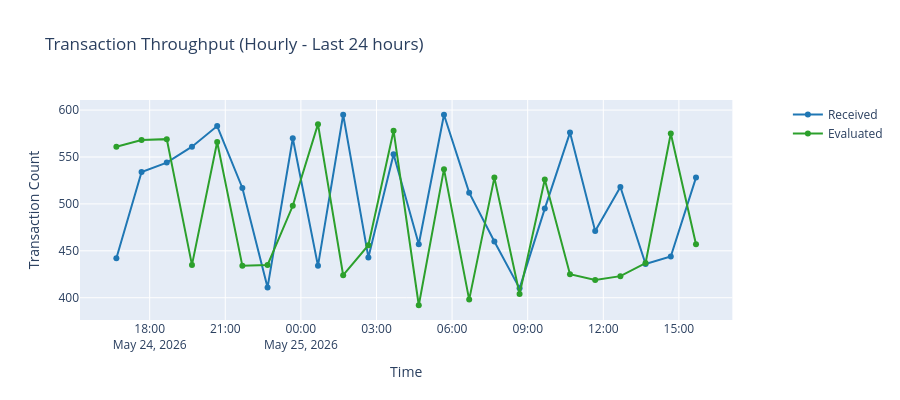
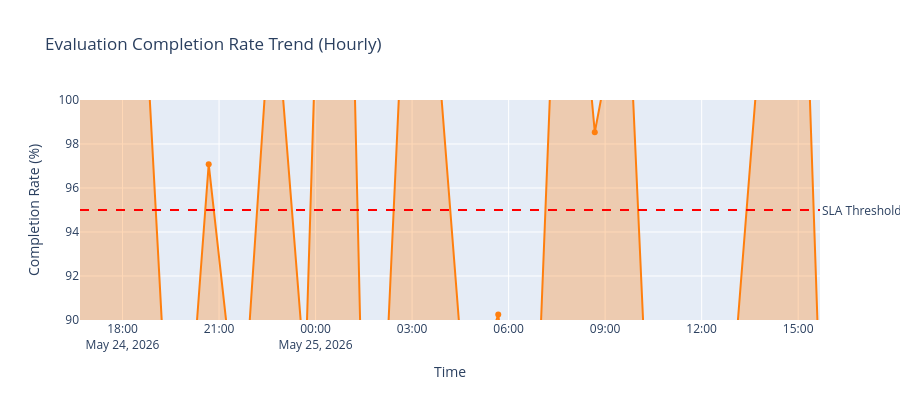

Notebook source saved alongside these figures, in order:
### Markdown cell above
## 5. Time-Series Analysis and Trend Visualization
Analyze performance trends over the selected period with configurable granularity.

### Code cell
print("\n" + "="*80)
print("TIME-SERIES ANALYSIS AND TRENDS")
print("="*80)

# Create demonstration time-series data if needed
if metrics['time_series'].empty:
    print(f"\n📈 Generating sample time-series data for {selected_period} ({selected_granularity} granularity)")
    # Generate sample data for demonstration
    hours_back = 24 if selected_period == "Last 24 hours" else 7 if selected_period == "Last 7 days" else 30
    date_range = pd.date_range(end=datetime.now(), periods=hours_back, freq='H')
    
    time_series_demo = pd.DataFrame({
        'time_bucket': date_range,
        'received_count': np.random.randint(400, 600, hours_back),
        'evaluated_count': np.random.randint(390, 595, hours_back)
    })
    time_series_demo['received_vs_eval_rate'] = (time_series_demo['evaluated_count'] / time_series_demo['received_count'] * 100)
    metrics['time_series'] = time_series_demo

ts_data = metrics['time_series']

# Time-Series: Transaction Throughput (Received vs Evaluated)
fig_throughput = make_subplots(specs=[[{"secondary_y": True}]])

fig_throughput.add_trace(
    go.Scatter(
        x=ts_data['time_bucket'],
        y=ts_data['received_count'],
        name="Received",
        line={"color": "#1f77b4", "width": 2},
        mode='lines+markers'
    ),
    secondary_y=False
)

fig_throughput.add_trace(
    go.Scatter(
        x=ts_data['time_bucket'],
        y=ts_data['evaluated_count'],
        name="Evaluated",
        line={"color": "#2ca02c", "width": 2},
        mode='lines+markers'
    ),
    secondary_y=False
)

fig_throughput.update_layout(
    title=f"Transaction Throughput ({selected_granularity} - {selected_period})",
    xaxis_title="Time",
    yaxis_title="Number of Transactions",
    hovermode='x unified',
    height=400
)

fig_throughput.update_yaxes(title_text="Transaction Count", secondary_y=False)
fig_throughput.show()

# Time-Series: Evaluation Completion Rate
fig_completion_rate = go.Figure()

fig_completion_rate.add_trace(go.Scatter(
    x=ts_data['time_bucket'],
    y=ts_data['received_vs_eval_rate'],
    name="Completion Rate",
    line={"color": "#ff7f0e", "width": 2},
    mode='lines+markers',
    fill='tozeroy',
    fillcolor='rgba(255, 127, 14, 0.3)'
))

# Add SLA threshold line
fig_completion_rate.add_hline(
    y=95,
    line_dash="dash",
    line_color="red",
    annotation_text="SLA Threshold (95%)",
    annotation_position="right"
)

fig_completion_rate.update_layout(
    title=f"Evaluation Completion Rate Trend ({selected_granularity})",
    xaxis_title="Time",
    yaxis_title="Completion Rate (%)",
    yaxis=dict(range=[90, 100]),
    hovermode='x',
    height=400
)

fig_completion_rate.show()

# Summary Statistics
print(f"\n📊 TIME-SERIES SUMMARY ({selected_granularity}):")
print(f"  Average Throughput (Received): {ts_data['received_count'].mean():.0f} tx/{selected_granularity.lower()}")
print(f"  Peak Throughput (Received): {ts_data['received_count'].max():.0f} tx/{selected_granularity.lower()}")
print(f"  Min Throughput (Received): {ts_data['received_count'].min():.0f} tx/{selected_granularity.lower()}")
print(f"  Average Completion Rate: {ts_data['received_vs_eval_rate'].mean():.2f}%")
print(f"  Min Completion Rate: {ts_data['received_vs_eval_rate'].min():.2f}%")

# Identify anomalies
completion_anomalies = ts_data[ts_data['received_vs_eval_rate'] < 95]
if len(completion_anomalies) > 0:
    print(f"\n  ⚠️  {len(completion_anomalies)} period(s) below SLA threshold (95%)")
    for idx, row in completion_anomalies.iterrows():
        print(f"     {row['time_bucket']}: {row['received_vs_eval_rate']:.2f}%")

### Figure 1 — Plotly figure (JSON) as saved in the notebook; plotly's stock layout.template omitted (floating-point values rounded to 4 significant figures)
{"data": [{"line": {"color": "#1f77b4", "width": 2}, "mode": "lines+markers", "name": "Received", "type": "scatter", "x": ["2026-05-24T16:40:41.331503000", "2026-05-24T17:40:41.331503000", "2026-05-24T18:40:41.331503000", "2026-05-24T19:40:41.331503000", "2026-05-24T20:40:41.331503000", "2026-05-24T21:40:41.331503000", "2026-05-24T22:40:41.331503000", "2026-05-24T23:40:41.331503000", "2026-05-25T00:40:41.331503000", "2026-05-25T01:40:41.331503000", "2026-05-25T02:40:41.331503000", "2026-05-25T03:40:41.331503000", "2026-05-25T04:40:41.331503000", "2026-05-25T05:40:41.331503000", "2026-05-25T06:40:41.331503000", "2026-05-25T07:40:41.331503000", "2026-05-25T08:40:41.331503000", "2026-05-25T09:40:41.331503000", "2026-05-25T10:40:41.331503000", "2026-05-25T11:40:41.331503000", "2026-05-25T12:40:41.331503000", "2026-05-25T13:40:41.331503000", "2026-05-25T14:40:41.331503000", "2026-05-25T15:40:41.331503000"], "xaxis": "x", "y": [442, 534, 544, 561, 583, 517, 411, 570, 434, 595, 443, 553, 457, 595, 512, 460, 410, 495, 576, 471, 518, 436, 444, 528], "yaxis": "y"}, {"line": {"color": "#2ca02c", "width": 2}, "mode": "lines+markers", "name": "Evaluated", "type": "scatter", "x": ["2026-05-24T16:40:41.331503000", "2026-05-24T17:40:41.331503000", "2026-05-24T18:40:41.331503000", "2026-05-24T19:40:41.331503000", "2026-05-24T20:40:41.331503000", "2026-05-24T21:40:41.331503000", "2026-05-24T22:40:41.331503000", "2026-05-24T23:40:41.331503000", "2026-05-25T00:40:41.331503000", "2026-05-25T01:40:41.331503000", "2026-05-25T02:40:41.331503000", "2026-05-25T03:40:41.331503000", "2026-05-25T04:40:41.331503000", "2026-05-25T05:40:41.331503000", "2026-05-25T06:40:41.331503000", "2026-05-25T07:40:41.331503000", "2026-05-25T08:40:41.331503000", "2026-05-25T09:40:41.331503000", "2026-05-25T10:40:41.331503000", "2026-05-25T11:40:41.331503000", "2026-05-25T12:40:41.331503000", "2026-05-25T13:40:41.331503000", "2026-05-25T14:40:41.331503000", "2026-05-25T15:40:41.331503000"], "xaxis": "x", "y": [561, 568, 569, 435, 566, 434, 435, 498, 585, 424, 456, 578, 392, 537, 398, 528, 404, 526, 425, 419, 423, 437, 575, 457], "yaxis": "y"}], "layout": {"height": 400, "hovermode": "x unified", "title": {"text": "Transaction Throughput (Hourly - Last 24 hours)"}, "xaxis": {"anchor": "y", "domain": [0, 0.94], "title": {"text": "Time"}}, "yaxis": {"anchor": "x", "domain": [0, 1], "title": {"text": "Transaction Count"}}, "yaxis2": {"anchor": "x", "overlaying": "y", "side": "right"}}}

### Figure 2 — Plotly figure (JSON) as saved in the notebook; plotly's stock layout.template omitted (floating-point values rounded to 4 significant figures)
{"data": [{"fill": "tozeroy", "fillcolor": "rgba(255, 127, 14, 0.3)", "line": {"color": "#ff7f0e", "width": 2}, "mode": "lines+markers", "name": "Completion Rate", "type": "scatter", "x": ["2026-05-24T16:40:41.331503000", "2026-05-24T17:40:41.331503000", "2026-05-24T18:40:41.331503000", "2026-05-24T19:40:41.331503000", "2026-05-24T20:40:41.331503000", "2026-05-24T21:40:41.331503000", "2026-05-24T22:40:41.331503000", "2026-05-24T23:40:41.331503000", "2026-05-25T00:40:41.331503000", "2026-05-25T01:40:41.331503000", "2026-05-25T02:40:41.331503000", "2026-05-25T03:40:41.331503000", "2026-05-25T04:40:41.331503000", "2026-05-25T05:40:41.331503000", "2026-05-25T06:40:41.331503000", "2026-05-25T07:40:41.331503000", "2026-05-25T08:40:41.331503000", "2026-05-25T09:40:41.331503000", "2026-05-25T10:40:41.331503000", "2026-05-25T11:40:41.331503000", "2026-05-25T12:40:41.331503000", "2026-05-25T13:40:41.331503000", "2026-05-25T14:40:41.331503000", "2026-05-25T15:40:41.331503000"], "y": [126.9, 106.4, 104.6, 77.54, 97.08, 83.95, 105.8, 87.37, 134.8, 71.26, 102.9, 104.5, 85.78, 90.25, 77.73, 114.8, 98.54, 106.3, 73.78, 88.96, 81.66, 100.2, 129.5, 86.55]}], "layout": {"annotations": [{"showarrow": false, "text": "SLA Threshold (95%)", "x": 1, "xanchor": "left", "xref": "x domain", "y": 95, "yanchor": "middle", "yref": "y"}], "height": 400, "hovermode": "x", "shapes": [{"line": {"color": "red", "dash": "dash"}, "type": "line", "x0": 0, "x1": 1, "xref": "x domain", "y0": 95, "y1": 95, "yref": "y"}], "title": {"text": "Evaluation Completion Rate Trend (Hourly)"}, "xaxis": {"title": {"text": "Time"}}, "yaxis": {"range": [90, 100], "title": {"text": "Completion Rate (%)"}}}}
